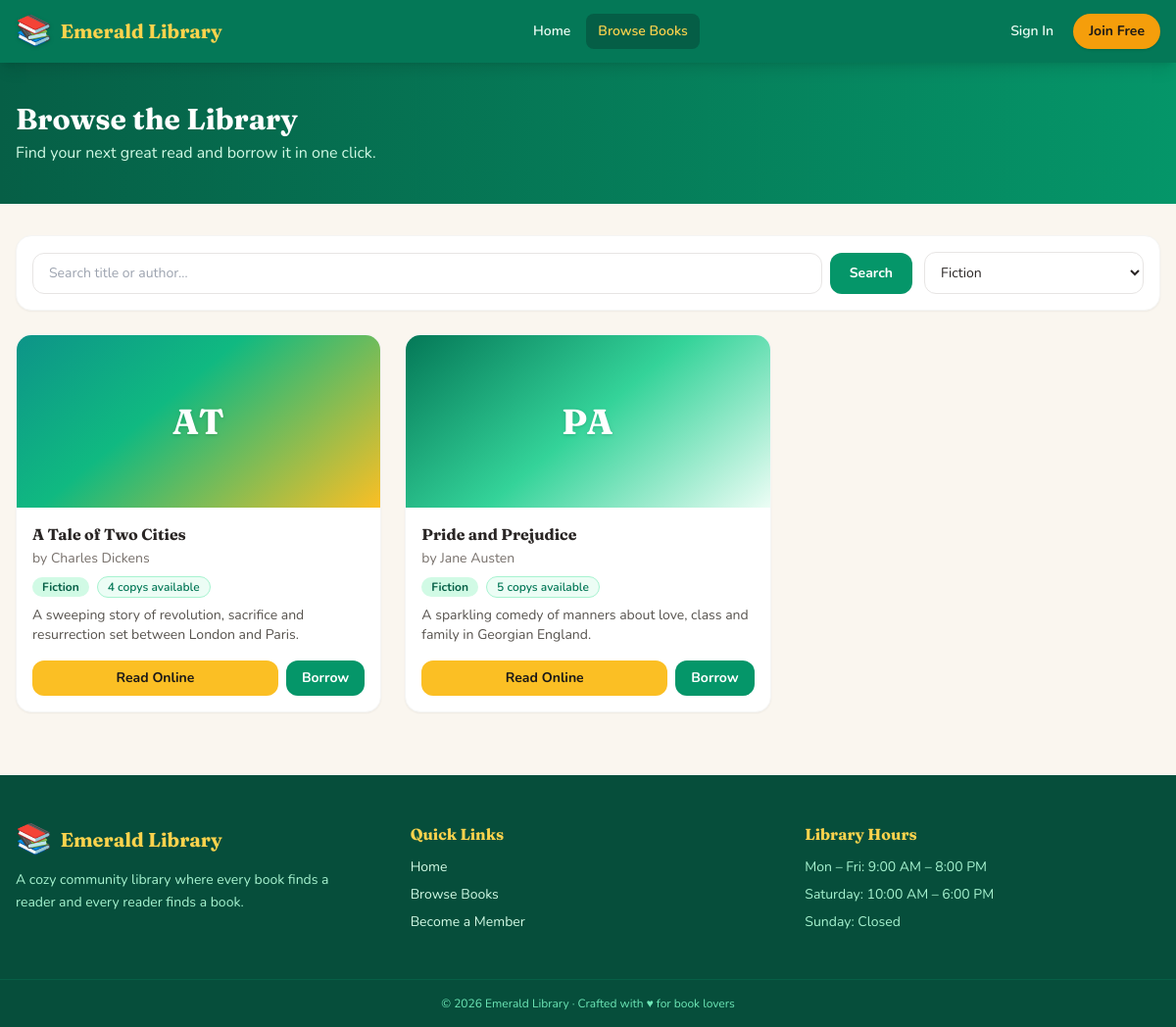
Screenshot of /books.php?cat=1 with the database file from the repository.
### tables this page shows
CREATE TABLE books (
  id INT AUTO_INCREMENT PRIMARY KEY,
  title VARCHAR(200) NOT NULL,
  author VARCHAR(150) NOT NULL,
  isbn VARCHAR(50) DEFAULT NULL,
  category_id INT DEFAULT NULL,
  total_copies INT NOT NULL DEFAULT 1,
  available_copies INT NOT NULL DEFAULT 1,
  cover VARCHAR(255) DEFAULT NULL,
  description TEXT,
  content LONGTEXT,
  added_at TIMESTAMP DEFAULT CURRENT_TIMESTAMP,
  INDEX idx_books_category (category_id),
  FULLTEXT INDEX ft_books (title, author),
  CONSTRAINT fk_books_category FOREIGN KEY (category_id)
    REFERENCES categories(id) ON DELETE SET NULL
);

CREATE TABLE categories (
  id INT AUTO_INCREMENT PRIMARY KEY,
  name VARCHAR(100) NOT NULL UNIQUE,
  description TEXT,
  created_at TIMESTAMP DEFAULT CURRENT_TIMESTAMP
);

### auth.php (called while the page is built, shortened)
<?php
function is_logged_in() {
    return isset($_SESSION['user_id']);
}
function e($value) {
    return htmlspecialchars((string)$value, ENT_QUOTES, 'UTF-8');
}

### books.php (the view, shortened to what this page needs)
<?php
require_once __DIR__ . '/auth.php';
require_once __DIR__ . '/inc/book_card.php';
$q = trim($_GET['q'] ?? '');
$cat = (int)($_GET['cat'] ?? 0);
$page = max(1, (int)($_GET['page'] ?? 1));
$perPage = 12;
$where = ['1=1'];
$params = [];
$types = '';
if ($cat > 0) {
    $where[] = 'b.category_id = ?';
    $params[] = $cat;
    $types .= 'i';
}
$whereSql = implode(' AND ', $where);
$countStmt = $conn->prepare("SELECT COUNT(*) AS c FROM books b WHERE $whereSql");
if ($types !== '') $countStmt->bind_param($types, ...$params);
$countStmt->execute();
$totalBooks = (int)$countStmt->get_result()->fetch_assoc()['c'];
$totalPages = max(1, (int)ceil($totalBooks / $perPage));
$page = min($page, $totalPages);
$offset = ($page - 1) * $perPage;
$sql = "SELECT b.*, c.name AS category_name
        FROM books b LEFT JOIN categories c ON b.category_id=c.id
        WHERE $whereSql
        ORDER BY b.title ASC
        LIMIT $perPage OFFSET $offset";
$stmt = $conn->prepare($sql);
if ($types !== '') $stmt->bind_param($types, ...$params);
$stmt->execute();
$books = $stmt->get_result();
$cats = $conn->query("SELECT * FROM categories ORDER BY name");
include __DIR__ . '/inc/header.php';
?>
<section class="bg-gradient-to-r from-brand-800 to-brand-600 text-white">
    <div class="max-w-7xl mx-auto px-4 py-10">
        <h1 class="font-display text-3xl font-bold">Browse the Library</h1>
        <p class="text-brand-100 mt-1">Find your next great read and borrow it in one click.</p>
    </div>
</section>
<section class="max-w-7xl mx-auto px-4 mt-8">
    <div class="bg-white rounded-2xl shadow-sm border border-stone-100 p-4 flex flex-col md:flex-row gap-3 items-center mb-6">
        <form method="get" action="<?= BASE_URL ?>/books.php" class="flex gap-2 flex-1 w-full md:w-auto">
            <input type="text" name="q" value="<?= e($q) ?>" placeholder="Search title or author…" class="flex-1 rounded-xl border border-stone-200 px-4 py-2.5 text-sm focus:outline-none focus:ring-2 focus:ring-brand-400">
            <button type="submit" class="bg-brand-600 hover:bg-brand-700 text-white text-sm font-bold px-5 py-2.5 rounded-xl transition">Search</button>
        </form>
        <form method="get" action="<?= BASE_URL ?>/books.php" class="w-full md:w-56">
            <select name="cat" onchange="this.form.submit()" class="w-full rounded-xl border border-stone-200 px-3 py-2.5 text-sm bg-white focus:outline-none focus:ring-2 focus:ring-brand-400">
                <?php while ($c = $cats->fetch_assoc()): ?>
                    <option value="<?= (int)$c['id'] ?>" <?= $cat === (int)$c['id'] ? 'selected' : '' ?>><?= e($c['name']) ?></option>
                <?php endwhile; ?>
            </select>
        </form>
    </div>
    <?php if ($books && $books->num_rows): ?>
        <div class="grid grid-cols-1 sm:grid-cols-2 lg:grid-cols-3 xl:grid-cols-4 gap-6">
            <?php while ($book = $books->fetch_assoc()) echo book_card($book); ?>
        </div>
    <?php endif; ?>
</section>
<?php include __DIR__ . '/inc/footer.php'; ?>

### inc/book_card.php
<?php
function book_card($b, $showActions = true) {
    $available = (int)$b['available_copies'];
    $hasCover = !empty($b['cover']) && file_exists(APP_ROOT . '/' . $b['cover']);
    $words = preg_split('/\s+/', trim((string)$b['title']));
    $initials = '';
    foreach ($words as $w) {
        if (mb_strlen($initials) < 2) $initials .= mb_substr($w, 0, 1);
    }
    $initials = strtoupper($initials ?: 'BK');
    $alt = ((int)$b['id'] % 3) === 0 ? 'book-cover-alt' : (((int)$b['id'] % 3) === 1 ? 'book-cover-alt2' : '');
    ob_start(); ?>
    <div class="bg-white rounded-2xl shadow-sm hover:shadow-xl border border-stone-100 overflow-hidden transition flex flex-col">
        <a href="<?= BASE_URL ?>/user/read.php?id=<?= (int)$b['id'] ?>" class="block h-44 overflow-hidden">
            <?php if ($hasCover): ?>
                <img src="<?= e(BASE_URL . '/' . $b['cover']) ?>" alt="<?= e($b['title']) ?>" class="w-full h-full object-cover">
            <?php else: ?>
                <div class="book-cover <?= $alt ?> w-full h-full text-white">
                    <span class="font-display text-4xl font-bold tracking-wide drop-shadow"><?= e($initials) ?></span>
                </div>
            <?php endif; ?>
        </a>
        <div class="p-4 flex flex-col flex-1">
            <div class="flex items-start justify-between gap-2 mb-1">
                <h3 class="font-display font-bold text-stone-800 leading-snug"><?= e($b['title']) ?></h3>
            </div>
            <p class="text-sm text-stone-500">by <?= e($b['author']) ?></p>
            <div class="flex items-center gap-2 mt-2">
                <span class="bg-brand-100 text-brand-800 text-xs font-bold px-2.5 py-0.5 rounded-full"><?= e($b['category_name'] ?? 'General') ?></span>
                <?php if ($available > 0): ?>
                    <span class="bg-brand-50 text-brand-700 text-xs font-semibold px-2.5 py-0.5 rounded-full border border-brand-200"><?= $available ?> copy<?= $available > 1 ? 's' : '' ?> available</span>
                <?php else: ?>
                    <span class="bg-rose-50 text-rose-700 text-xs font-semibold px-2.5 py-0.5 rounded-full border border-rose-200">Out of stock</span>
                <?php endif; ?>
            </div>
            <?php if (!empty($b['description'])): ?>
                <p class="text-sm text-stone-600 mt-2 line-clamp-2 flex-1"><?= e(mb_strimwidth($b['description'], 0, 110, '…')) ?></p>
            <?php else: ?>
                <div class="flex-1"></div>
            <?php endif; ?>
            <?php if ($showActions): ?>
                <div class="flex gap-2 mt-4">
                    <a href="<?= BASE_URL ?>/user/read.php?id=<?= (int)$b['id'] ?>" class="flex-1 text-center bg-gold-400 hover:bg-gold-500 text-stone-900 text-sm font-bold py-2 rounded-xl transition">Read Online</a>
                    <?php if (is_logged_in()): ?>
                        <?php if ($available > 0): ?>
                            <form method="post" action="<?= BASE_URL ?>/books.php">
                                <input type="hidden" name="action" value="borrow">
                                <input type="hidden" name="book_id" value="<?= (int)$b['id'] ?>">
                                <button type="submit" class="bg-brand-600 hover:bg-brand-700 text-white text-sm font-bold px-4 py-2 rounded-xl transition">Borrow</button>
                            </form>
                        <?php else: ?>
                            <button disabled class="bg-stone-200 text-stone-400 text-sm font-bold px-4 py-2 rounded-xl cursor-not-allowed">Unavailable</button>
                        <?php endif; ?>
                    <?php else: ?>
                        <a href="<?= BASE_URL ?>/login.php" class="bg-brand-600 hover:bg-brand-700 text-white text-sm font-bold px-4 py-2 rounded-xl transition">Borrow</a>
                    <?php endif; ?>
                </div>
            <?php endif; ?>
        </div>
    </div>
    <?php
    return ob_get_clean();
}

### assets/css/style.css (style rules this page uses)
body { font-family: 'Nunito', ui-sans-serif, system-ui, sans-serif; }
h1, h2, h3, h4, .font-display { font-family: 'Fraunces', Georgia, serif; }
.book-cover { background: linear-gradient(140deg, #0d9488 0%, #10b981 40%, #fbbf24 100%); display: flex; align-items: center; justify-content: center; text-align: center; }
.book-cover.book-cover-alt2 { background: linear-gradient(140deg, #047857 0%, #34d399 50%, #ecfdf5 100%); }

### rows the page displays
books: initials "AT", title "A Tale of Two Cities", author "Charles Dickens", category.name "Fiction", available_copies "4", description "A sweeping story of revolution, sacrifice and resurrection set between London and Paris."
books: initials "PA", title "Pride and Prejudice", author "Jane Austen", category.name "Fiction", available_copies "5", description "A sparkling comedy of manners about love, class and family in Georgian England."

### other values shown
$item['label'] "Home"
$item['label'] "Browse Books"
form field cat "Fiction"
